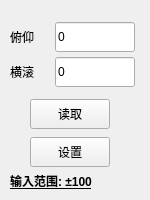
    <widget class="PanelItem" name="Page1_Pane11" native="true">
     <property name="geometry">
      <rect>
       <x>920</x>
       <y>0</y>
       <width>150</width>
       <height>200</height>
      </rect>
     </property>
     <property name="minimumSize">
      <size>
       <width>150</width>
       <height>200</height>
      </size>
     </property>
     <property name="maximumSize">
      <size>
       <width>150</width>
       <height>200</height>
      </size>
     </property>
     <widget class="QLabel" name="Page1_Pane11_Label1">
      <property name="geometry">
       <rect>
        <x>10</x>
        <y>22</y>
        <width>40</width>
        <height>30</height>
       </rect>
      </property>
      <property name="minimumSize">
       <size>
        <width>40</width>
        <height>30</height>
       </size>
      </property>
      <property name="maximumSize">
       <size>
        <width>40</width>
        <height>30</height>
       </size>
      </property>
      <property name="text">
       <string>俯仰</string>
      </property>
     </widget>
     <widget class="QLineEdit" name="Page1_Pane11_Pitch_lineEdit">
      <property name="enabled">
       <bool>true</bool>
      </property>
      <property name="geometry">
       <rect>
        <x>55</x>
        <y>22</y>
        <width>80</width>
        <height>30</height>
       </rect>
      </property>
      <property name="minimumSize">
       <size>
        <width>80</width>
        <height>30</height>
       </size>
      </property>
      <property name="maximumSize">
       <size>
        <width>80</width>
        <height>30</height>
       </size>
      </property>
      <property name="mouseTracking">
       <bool>true</bool>
      </property>
      <property name="focusPolicy">
       <enum>Qt::StrongFocus</enum>
      </property>
      <property name="text">
       <string>0</string>
      </property>
      <property name="echoMode">
       <enum>QLineEdit::Normal</enum>
      </property>
      <property name="readOnly">
       <bool>false</bool>
      </property>
      <property name="clearButtonEnabled">
       <bool>false</bool>
      </property>
     </widget>
     <widget class="QLabel" name="Page1_Pane11_Label2">
      <property name="geometry">
       <rect>
        <x>10</x>
        <y>57</y>
        <width>40</width>
        <height>30</height>
       </rect>
      </property>
      <property name="minimumSize">
       <size>
        <width>40</width>
        <height>30</height>
       </size>
      </property>
      <property name="maximumSize">
       <size>
        <width>40</width>
        <height>30</height>
       </size>
      </property>
      <property name="text">
       <string>横滚</string>
      </property>
     </widget>
     <widget class="QLineEdit" name="Page1_Pane11_Roll_lineEdit">
      <property name="geometry">
       <rect>
        <x>55</x>
        <y>57</y>
        <width>80</width>
        <height>30</height>
       </rect>
      </property>
      <property name="minimumSize">
       <size>
        <width>80</width>
        <height>30</height>
       </size>
      </property>
      <property name="maximumSize">
       <size>
        <width>80</width>
        <height>30</height>
       </size>
      </property>
      <property name="focusPolicy">
       <enum>Qt::StrongFocus</enum>
      </property>
      <property name="text">
       <string>0</string>
      </property>
      <property name="readOnly">
       <bool>false</bool>
      </property>
     </widget>
     <widget class="HoverFillButton" name="Page1_Pane11_SetValue_Btn">
      <property name="geometry">
       <rect>
        <x>30</x>
        <y>137</y>
        <width>80</width>
        <height>30</height>
       </rect>
      </property>
      <property name="minimumSize">
       <size>
        <width>80</width>
        <height>30</height>
       </size>
      </property>
      <property name="maximumSize">
       <size>
        <width>80</width>
        <height>30</height>
       </size>
      </property>
      <property name="text">
       <string>设置</string>
      </property>
     </widget>
     <widget class="HoverFillButton" name="Page1_Pane11_GetValue_Btn">
      <property name="geometry">
       <rect>
        <x>30</x>
        <y>99</y>
        <width>80</width>
        <height>30</height>
       </rect>
      </property>
      <property name="minimumSize">
       <size>
        <width>80</width>
        <height>30</height>
       </size>
      </property>
      <property name="maximumSize">
       <size>
        <width>80</width>
        <height>30</height>
       </size>
      </property>
      <property name="text">
       <string>读取</string>
      </property>
     </widget>
     <widget class="QLabel" name="Page1_Pane7_Label4_2">
      <property name="geometry">
       <rect>
        <x>10</x>
        <y>173</y>
        <width>101</width>
        <height>16</height>
       </rect>
      </property>
      <property name="font">
       <font>
        <italic>false</italic>
        <bold>true</bold>
        <underline>true</underline>
       </font>
      </property>
      <property name="text">
       <string>输入范围: ±100</string>
      </property>
     </widget>
    </widget>
